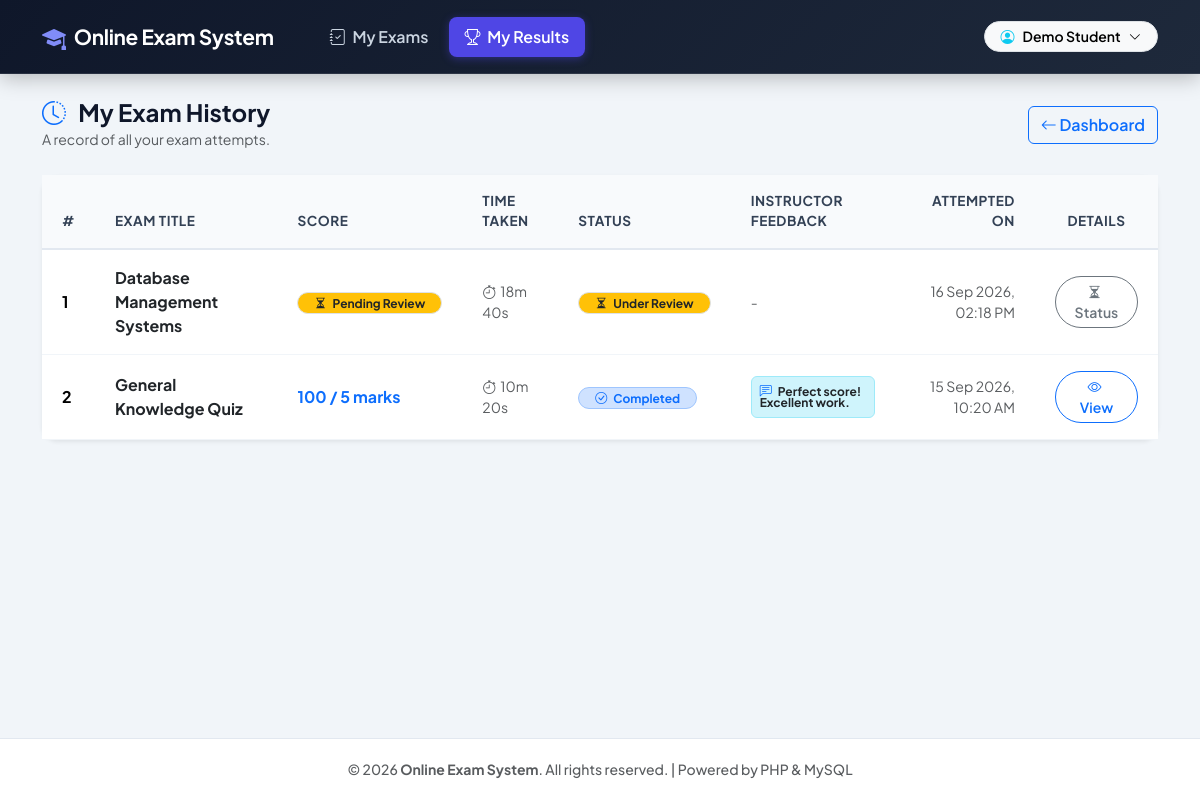
The page /student/result.php (signed in) on the database as committed earlier.
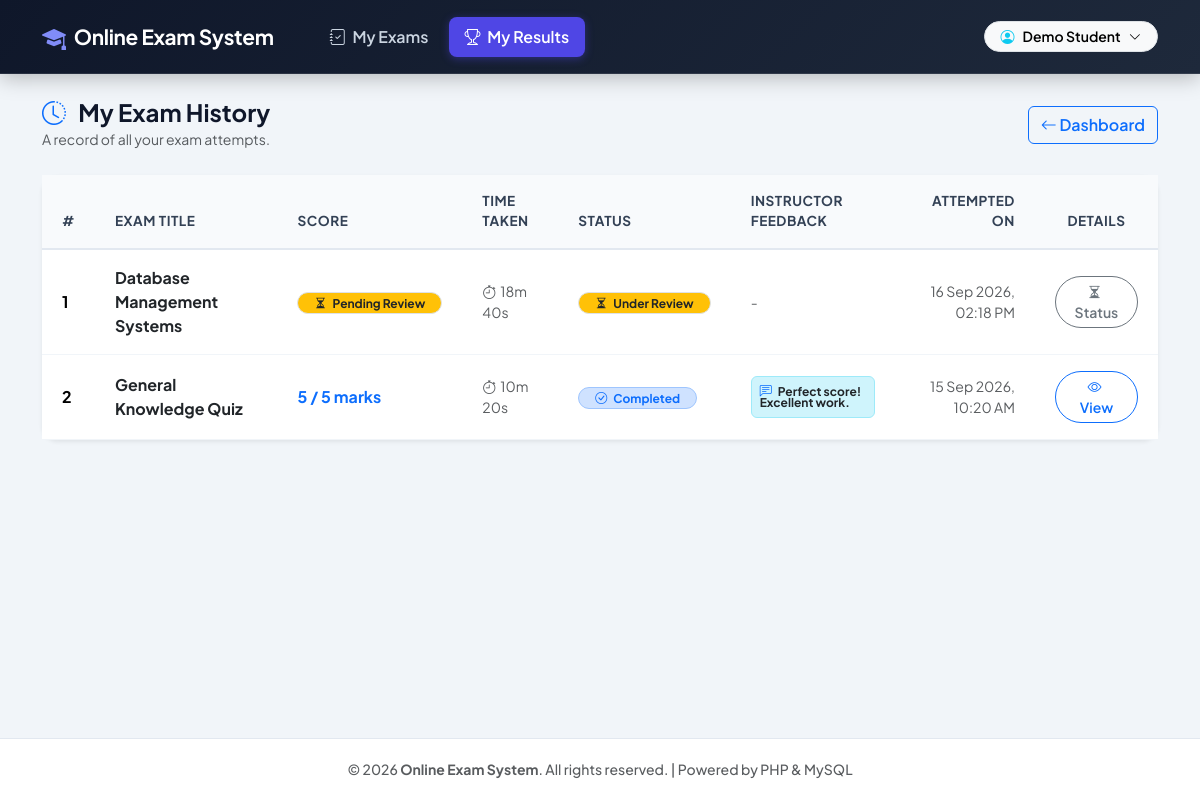
The same page on the database as committed later.
### tables this page shows
CREATE TABLE IF NOT EXISTS `results` (
    `id`           INT AUTO_INCREMENT PRIMARY KEY,
    `student_id`   INT          NOT NULL,
    `exam_id`      INT          NOT NULL,
    `score`        INT          NOT NULL,
    `status`       VARCHAR(20)  NOT NULL DEFAULT 'published',
    `admin_feedback` TEXT       NULL,
    `attempted_at` DATETIME     NOT NULL DEFAULT CURRENT_TIMESTAMP,
    `evaluated_at` DATETIME     NULL,
    FOREIGN KEY (`student_id`) REFERENCES `students`(`id`) ON DELETE CASCADE,
    FOREIGN KEY (`exam_id`)    REFERENCES `exams`(`id`)    ON DELETE CASCADE
);

CREATE TABLE IF NOT EXISTS `exams` (
    `id`               INT AUTO_INCREMENT PRIMARY KEY,
    `title`            VARCHAR(150) NOT NULL,
    `duration_minutes` INT          NOT NULL DEFAULT 30,
    `result_mode`      VARCHAR(20)  NOT NULL DEFAULT 'instant',
    `start_at`         DATETIME     NULL,
    `end_at`           DATETIME     NULL
);

### student/result.php (the view, shortened to what the changed rows need)
<?php
include '../includes/header.php';
include '../config/db.php';
$student_id      = (int)$_SESSION['student_id'];
$stmt = mysqli_prepare($conn, "SELECT r.*, e.title AS exam_title,
                                es.time_taken_seconds,
                                (SELECT COUNT(*) FROM questions q WHERE q.exam_id = r.exam_id) AS q_count,
                                (SELECT COALESCE(SUM(q.marks), 0) FROM questions q WHERE q.exam_id = r.exam_id) AS exam_total_marks
                                FROM results r
                                JOIN exams e ON r.exam_id = e.id
                                LEFT JOIN exam_sessions es
                                    ON es.student_id = r.student_id AND es.exam_id = r.exam_id
                                WHERE r.student_id = ?
                                ORDER BY r.attempted_at DESC");
mysqli_stmt_bind_param($stmt, "i", $student_id);
mysqli_stmt_execute($stmt);
$past_results_res = mysqli_stmt_get_result($stmt);
$past_results     = [];
if ($past_results_res) {
    while ($row = mysqli_fetch_assoc($past_results_res)) $past_results[] = $row;
}
?>
<div class="card shadow-sm border-0 rounded-4">
    <div class="card-body p-0">
        <div class="table-responsive">
            <table class="table custom-table align-middle mb-0">
                <thead>
                    <tr>
                        <th class="ps-4">#</th>
                        <th>Exam Title</th>
                        <th>Score</th>
                        <th>Time Taken</th>
                        <th>Status</th>
                        <th>Instructor Feedback</th>
                        <th class="text-end">Attempted On</th>
                        <th class="pe-4 text-center">Details</th>
                    </tr>
                </thead>
                <tbody>
                    <?php
                    if (!empty($past_results)):
                        $i = 1;
                        foreach ($past_results as $r):
                            $is_pending = (($r['status'] ?? 'published') === 'pending');
                    ?>
                        <tr>
                            <td class="ps-4 fw-bold"><?php echo $i++; ?></td>
                            <td><strong class="text-dark"><?php echo htmlspecialchars($r['exam_title']); ?></strong></td>
                            <td>
                                <?php
                                $out_of = (float)($r['exam_total_marks'] ?? 0);
                                $display_total = ($out_of > 0) ? rtrim(rtrim(number_format($out_of, 2), '0'), '.') : '';
                                ?>
                                <?php if ($is_pending): ?>
                                    <span class="badge bg-warning text-dark border rounded-pill px-3 py-1 fw-bold">
                                        <i class="bi bi-hourglass-split me-1"></i> Pending Review
                                    </span>
                                <?php else: ?>
                                    <span class="fw-bold fs-6 text-primary">
                                        <?php echo $r['score']; ?><?php echo $display_total ? " / $display_total" : ''; ?> marks
                                    </span>
                                <?php endif; ?>
                            </td>
                            <td class="text-muted small">
                                <?php
                                $tt = (int)($r['time_taken_seconds'] ?? 0);
                                if ($tt > 0) {
                                    $mm = floor($tt / 60);
                                    $ss = $tt % 60;
                                    echo "<i class='bi bi-stopwatch me-1'></i>{$mm}m {$ss}s";
                                } else {
                                    echo '—';
                                }
                                ?>
                            </td>
                            <td>
                                <?php if ($is_pending): ?>
                                    <span class="badge bg-warning text-dark border rounded-pill px-3 py-1">
                                        <i class="bi bi-hourglass-split me-1"></i> Under Review
                                    </span>
                                <?php else: ?>
                                    <span class="badge bg-primary-subtle text-primary border border-primary-subtle rounded-pill px-3 py-1 fw-bold">
                                        <i class="bi bi-check-circle me-1"></i> Completed
                                    </span>
                                <?php endif; ?>
                            </td>
                            <td>
                                <?php if (!empty($r['admin_feedback'])): ?>
                                    <span class="badge bg-info-subtle text-dark border border-info-subtle text-wrap text-start p-2">
                                        <i class="bi bi-chat-left-text me-1 text-primary"></i> <?php echo htmlspecialchars($r['admin_feedback']); ?>
                                    </span>
                                <?php else: ?>
                                    <span class="text-muted small">-</span>
                                <?php endif; ?>
                            </td>
                            <td class="text-end text-muted small"><?php echo date('d M Y, h:i A', strtotime($r['attempted_at'])); ?></td>
                            <td class="pe-4 text-center">
                                <?php if (!$is_pending): ?>
                                    <a href="result.php?view_result_id=<?php echo (int)$r['id']; ?>#resultReviewCard"
                                       class="btn btn-sm btn-outline-primary rounded-pill px-3 fw-semibold">
                                        <i class="bi bi-eye me-1"></i> View
                                    </a>
                                <?php endif; ?>
                            </td>
                        </tr>
                    <?php
                        endforeach;
                    endif; ?>
                </tbody>
            </table>
        </div>
    </div>
</div>
<?php include '../includes/footer.php'; ?>

Rows that differ between the two databases and show on the page:
changed results "15 Sep 2026, 10:20 AM": score "100" → "5"
